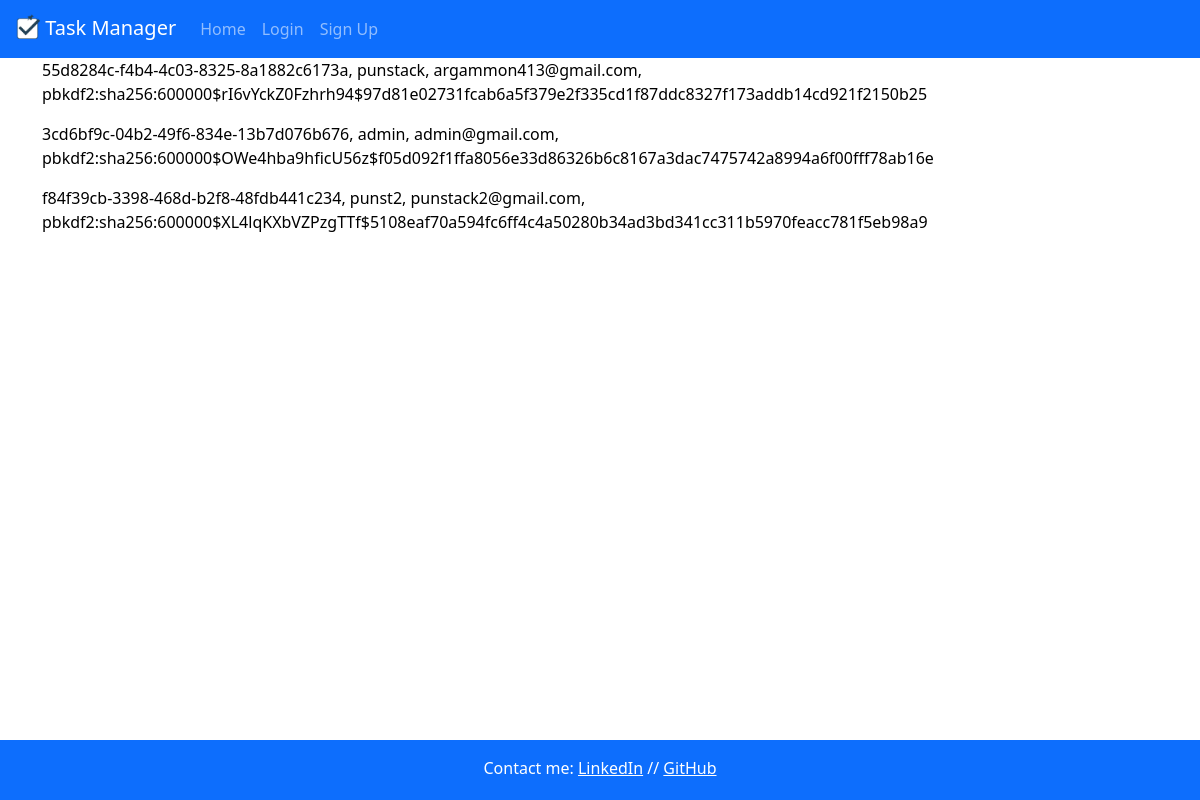
The app's page /view_users, older data.
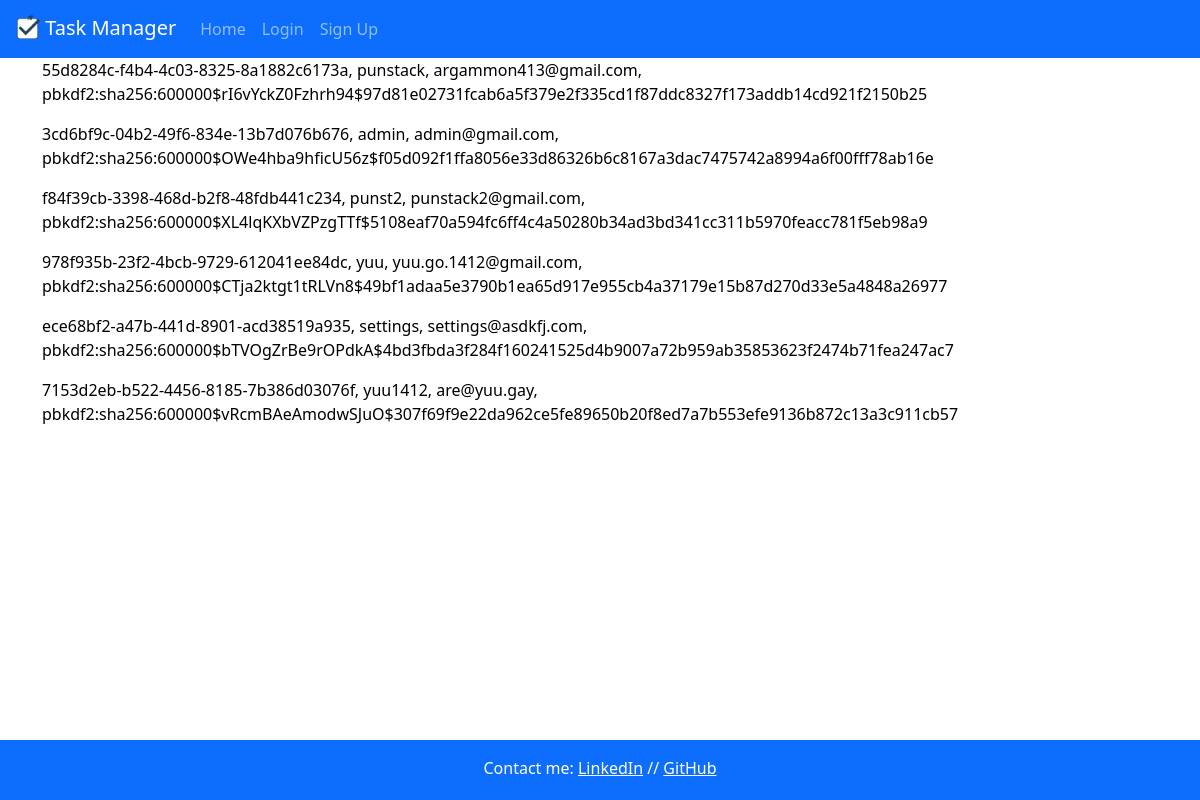
The same page, newer data.
### app.py (models this page shows, shortened)
class User(db.Model):
    __tablename__ = 'User'
    id = db.Column(db.String(36), primary_key = True, default=lambda: str(uuid.uuid4()))
    user = db.Column(db.String(20), unique = True, nullable = False) # stores original case of username
    user_lower = db.Column(db.String(20), unique = True, nullable = False) # stores lower case version of username
    email = db.Column(db.String(100), unique = True, nullable = False)
    email_lower = db.Column(db.String(100), unique = True, nullable = False)
    password = db.Column(db.String(50), nullable = False)
    tasks = db.relationship('Task', backref='user', lazy = True, cascade = 'all, delete-orphan')
    friends = db.relationship('User',
                              secondary = friends,
                              primaryjoin = (friends.c.user_id == id),
                              secondaryjoin = (friends.c.friend_id == id),
                              backref = db.backref('friended_by', lazy = 'dynamic'), # for loading 'friended_by'
                              lazy = 'dynamic') # for loading 'friends'

### app.py (the view)
@app.route("/view_users")
def view_users():
    return render_template("view_users.html", values=User.query.all())

### app.py (called while the page is built)
@app.before_request
def check_user_existence():
    if "user" in session:
        user_lower = session["user"].lower()
        if not User.query.filter_by(user_lower=user_lower).first():
            session.pop("user", None)
            return redirect(url_for("login"))

### templates/view_users.html
{% extends "layout.html" %}
{% block content %}
{% for item in values %}
<p>{{item.id}}, {{item.user}}, {{item.email}}, {{item.password}}</p>
{% endfor %}
{% endblock %}

### templates/layout.html (shortened to what this page needs)
<!doctype html>
<html lang="en">
<head>
  <link rel="stylesheet" href="https://cdn.jsdelivr.net/npm/bootstrap@5.3.0-alpha1/dist/css/bootstrap.min.css">
  <link rel="stylesheet" type="text/css" href="{{ url_for('static', filename='style.css') }}">
</head>
<body>
  <nav class="navbar navbar-expand-lg navbar-dark bg-primary text-center">
    <a class="navbar-brand" href="/"><img src="{{ url_for('static', filename='task_manager_logo.png') }}"
        alt="Task Manager Logo" width="25" height="25"> Task Manager</a>
    <div class="collapse navbar-collapse" id="navbarText">
      <ul class="navbar-nav mr-auto mt-2 mt-lg-0">
        {% if session.get("user") %}
        <li class="nav-item">
          <a class="nav-link {% block add_status %}{% endblock %}" href="/add-task">Add Task</a>
        </li>
        <li class="nav-item">
          <a class="nav-link {% block user_status %}{% endblock %}" href="{{url_for("user_page", user=session["user"])}}">My Profile</a>
        </li>
        <li class="nav-item">
          <a class="nav-link {% block archive_status %}{% endblock %}" href="/archive">Archived Tasks</a>
        </li>
        <li class="nav-item">
          <a class="nav-link {% block friends_status %}{% endblock %}" href="/friends">Friends</a>
        </li>
        <li class="nav-item">
          <a class="nav-link {% block settings_status %}{% endblock %}" href="/settings">Settings</a>
        </li>
        <li class="nav-item">
          <a class="nav-link" href="/logout">Log Out</a>
        </li>
        {% else %}
        <li class="nav-item">
          <a class="nav-link {% block home_status %}{% endblock %}" href="/">Home</a>
        </li>
        <li class="nav-item">
          <a class="nav-link {% block login_status %}{% endblock %}" href="/login">Login</a>
        </li>
        <li class="nav-item">
          <a class="nav-link {% block signup_status %}{% endblock %}" href="/sign-up">Sign Up</a>
        </li>
        {% endif %}
      </ul>
    </div>
  </nav>
  <main class="flex-shrink-0">
    <div class="container">
      {% block content %}
      {% endblock %}
    </div>
  </main>
  <footer class="footer fixed-bottom mt-auto py-3 bg-primary">
    <div class="container">
      <span>
        <p style = "color: #ffffff">
          Contact me:
        <a href="https://www.linkedin.com/in/amara-gammon/" style="color: #ffffff">LinkedIn</a> //
        <a href="https://github.com/punstack" style="color: #ffffff">GitHub</a>
        </p>
      </span>
    </div>
  </footer>
</body>
</html>

### static/style.css (style rules this page uses)
body { min-height: 100vh; display: flex; flex-direction: column; color: #000000; margin: 0; }
main { flex: 1; padding-bottom: 60px; }
.navbar-brand { margin-left:15px !important; }
.footer { width: 100%; height: 60px; margin-top: auto; padding: 1rem; }
.footer .container { text-align: center; color: #ffffff; flex: 1; }

### templates/layout.html (style rules this page uses)
html, body { height: 100%; margin: 0; }
body { display: flex; flex-direction: column; }
main { flex: 1; }
img { margin-bottom: 6px; }
.footer { padding: 1rem; text-align: center; }

Row changes from the older to the newer data that the page shows:
added User: id "978f935b-23f2-4bcb-9729-612041ee84dc", user "yuu", email "yuu.go.1412@gmail.com", password "pbkdf2:sha256:600000$CTja2ktgt1tRLVn8$49bf1adaa5e3790b1ea65d917e955cb4a37179e15b87d270d33e5a4848a26977"
added User: id "ece68bf2-a47b-441d-8901-acd38519a935", user "settings", email "settings@asdkfj.com", password "pbkdf2:sha256:600000$bTVOgZrBe9rOPdkA$4bd3fbda3f284f160241525d4b9007a72b959ab35853623f2474b71fea247ac7"
added User: id "7153d2eb-b522-4456-8185-7b386d03076f", user "yuu1412", email "are@yuu.gay", password "pbkdf2:sha256:600000$vRcmBAeAmodwSJuO$307f69f9e22da962ce5fe89650b20f8ed7a7b553efe9136b872c13a3c911cb57"
